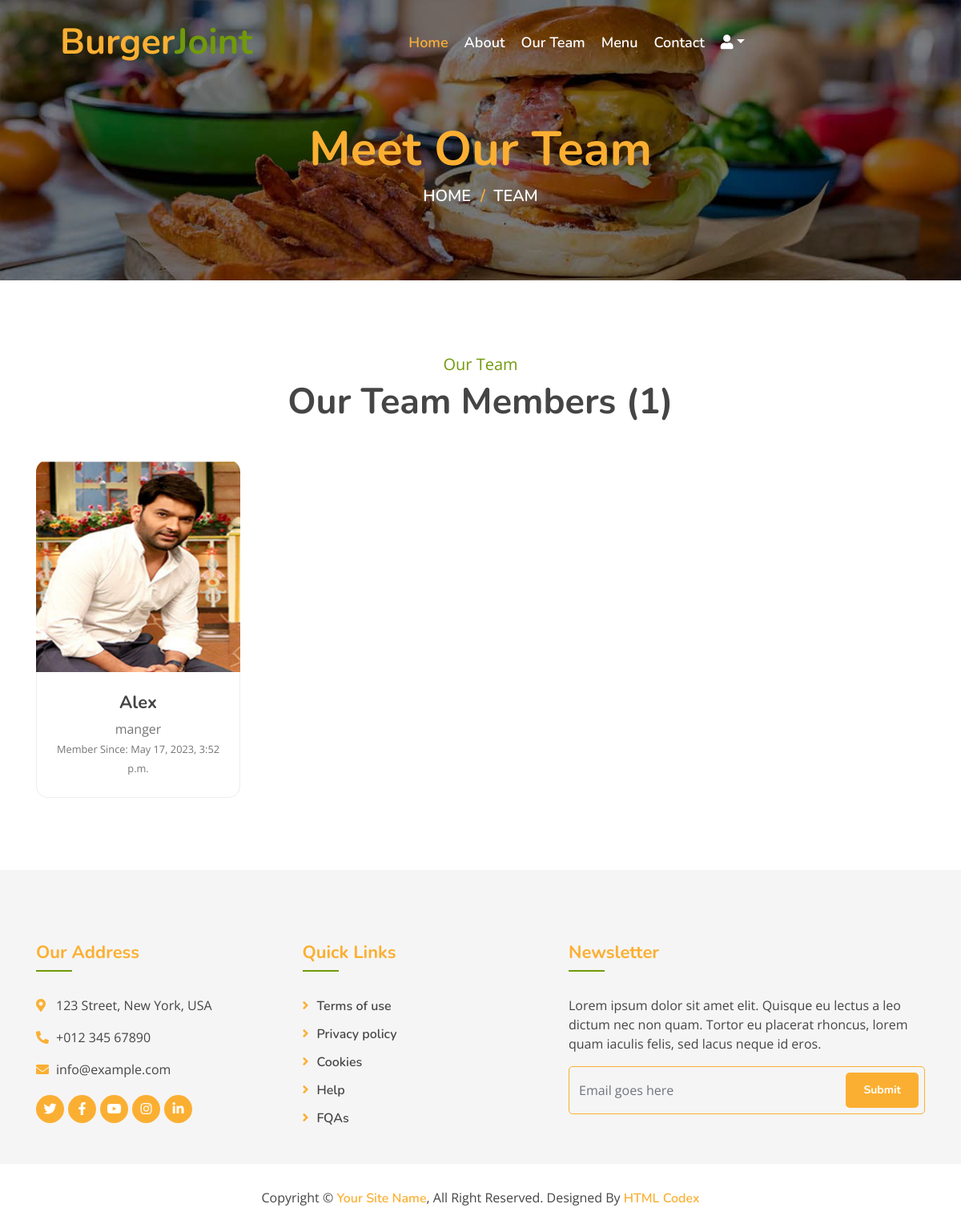
Screenshot of /team/ (signed in) with the database file from the repository.
### hotel/models.py (models this page shows, shortened)
class Team(models.Model):
    name = models.CharField(max_length=100)
    designation = models.CharField(max_length=100)
    image = models.ImageField(upload_to="team")
    added_on = models.DateTimeField(auto_now_add=True)
    updated_on = models.DateTimeField(auto_now=True)

### hotel/views.py (the view)
# urls.py: path('team/',views.team_members,name="team"),
def team_members(request):
    context={}
    members = Team.objects.all().order_by('name')
    context['team_members'] = members
    return render(request,'team.html', context)

### template/team.html (shortened to what this page needs)
{% extends "base.html" %}
{% block content %}
        <div class="page-header">
            <div class="container">
                <div class="row">
                    <div class="col-12">
                        <h2>Meet Our Team</h2>
                    </div>
                    <div class="col-12">
                        <a href="/">Home</a>
                        <a href="{% url 'team' %}">Team</a>
                    </div>
                </div>
            </div>
        </div>
        <div class="team">
            <div class="container">
                <div class="section-header text-center">
                    <p>Our Team</p>
                    <h2>Our Team Members ({{team_members|length}})</h2>
                </div>
                <div class="row">
                {% for m in team_members %}
                    <div class="col-lg-3 col-md-6">
                        <div class="team-item">
                            <div class="team-img">
                                <img src="/media/{{m.image}}" style="height:250px;" alt="Image">
                                <div class="team-social">
                                </div>
                            </div>
                            <div class="team-text">
                                <h2>{{m.name}}</h2>
                                <p>{{m.designation}}</p>
                                <p><small>Member Since: {{m.added_on}}</small></p>
                            </div>
                        </div>
                    </div>
                {% endfor %}
                </div>
            </div>
        </div>
{% endblock %}

### static/css/style.css (style rules this page uses)
body { color: #757575; background: #ffffff; font-family: 'open sans', sans-serif; }
h1, h2, h3, h4, h5, h6 { color: #454545; font-family: 'Nunito', sans-serif; }
a { font-family: 'Nunito', sans-serif; font-weight: 600; color: #fbaf32; transition: .3s; }
.page-header { position: relative; margin-bottom: 45px; padding: 150px 0 90px 0; text-align: center; background: linear-gradient(rgba(0, 0, 0, .5), rgba(0, 0, 0, .5)), url(../img/page-header.jpg); background-position: center; background-repeat: no-repeat; background-size: cover; }
.page-header h2 { position: relative; color: #fbaf32; font-size: 60px; font-weight: 700; }
.page-header a { position: relative; padding: 0 12px; font-size: 20px; text-transform: uppercase; color: #ffffff; }
.page-header a::after { position: absolute; content: "/"; width: 8px; height: 8px; top: -1px; right: -7px; text-align: center; color: #fbaf32; }
.page-header a:last-child::after { display: none; }
.section-header { position: relative; margin-bottom: 45px; }
.section-header p { color: #719a0a; margin-bottom: 5px; position: relative; font-size: 20px; }
.section-header h2 { margin: 0; position: relative; font-size: 45px; font-weight: 700; }
.team { position: relative; width: 100%; padding: 45px 0 15px 0; }
.team .team-item { position: relative; margin-bottom: 30px; background: #ffffff; }
.team .team-img { position: relative; border-radius: 15px 15px 0 0; overflow: hidden; }
.team .team-img img { position: relative; width: 100%; margin-top: 15px; transform: scale(1.1); transition: .3s; }
.team .team-social { position: absolute; width: 100%; height: 100%; top: 0; left: 0; display: flex; align-items: center; justify-content: center; transition: .5s; }
.team .team-text { position: relative; padding: 25px 15px; text-align: center; background: #ffffff; border: 1px solid rgba(0, 0, 0, .07); border-top: none; border-radius: 0 0 15px 15px; }
.team .team-text h2 { font-size: 22px; font-weight: 700; }
.team .team-text p { margin: 0; font-size: 16px; }

### rows the page displays
Team: image (picture), name "Alex", designation "manger", added_on "May 17, 2023, 3:52 p.m."

### other values shown
{{ team_members|length }} "1"
